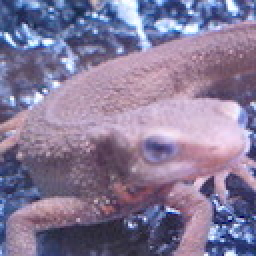
#> input picture Question_61_70/imori.jpg, 128 x 128 px, found by its file name (shown 2 times larger)
$ python prac_71.py
#> lines starting #> are read from the running program, lines starting #| are printed output that depends on the picture
import cv2
import numpy as np

# Read image
img = cv2.imread("Question_61_70\imori.jpg")
#> img is the input picture: shape (128, 128, 3); mean B, G, R 152.8, 121.8, 134.1

# make mask
def get_mask(hsv):
  mask = hsv.copy()
  mask[np.logical_and((hsv[..., 0] >= 90), (hsv[..., 0] <= 150))] = 0
  return mask

# RGB > HSV
hsv = cv2.cvtColor(img, cv2.COLOR_BGR2HSV)
#> hsv: shape (128, 128, 3); mean H, S, V 137.6, 67.6, 156.4

# color tracking
mask = get_mask(hsv)
#> in get_mask, `mask[np.logical_and((hsv[..., 0] >= 90), (hsv[..., 0] <= 150))] = 0`: mask: shape (128, 128, 3); mean H, S, V 56, 17.5, 59.5
out = cv2.cvtColor(mask, cv2.COLOR_HSV2BGR)
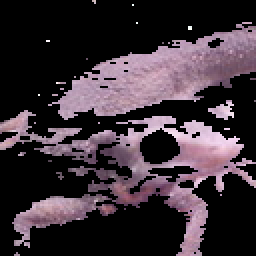
#> out: shape (128, 128, 3) (shown 2 times larger); mean B, G, R 55.8, 48.2, 59.5
# out = mask.astype(np.uint8)

# Save result
cv2.imshow("result", out)
cv2.waitKey(0)
cv2.destroyAllWindows()
